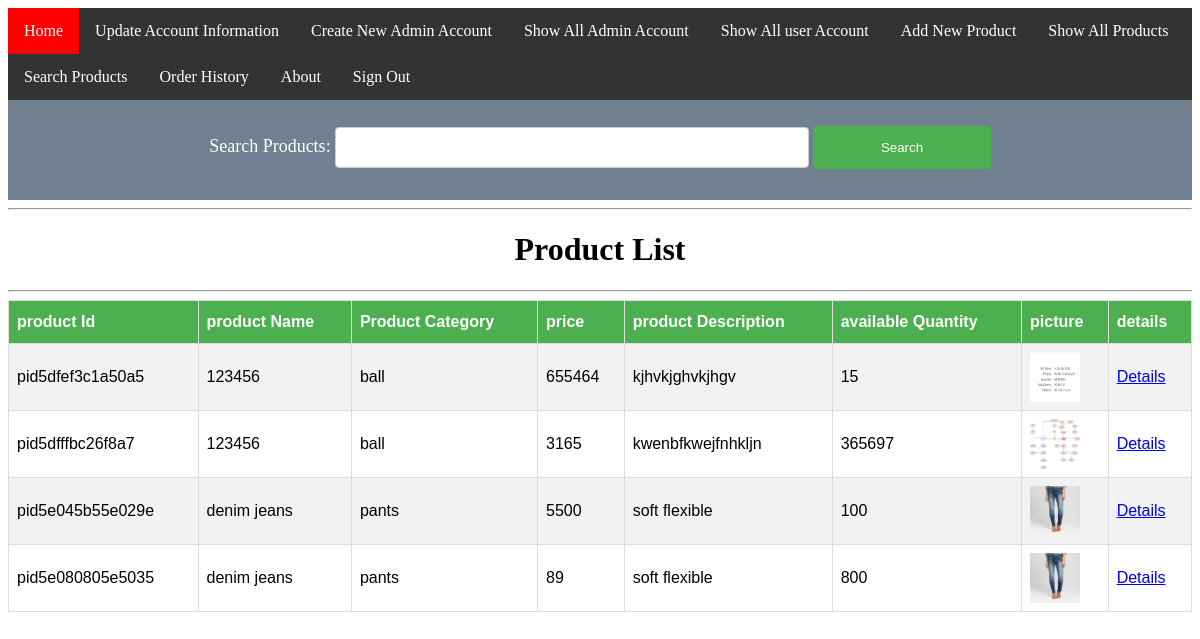
/product/ShowAll/showall.php (signed in), run on the app's committed database.
### tables this page shows
CREATE TABLE `product` (
  `productId` varchar(100) NOT NULL,
  `productName` varchar(100) NOT NULL,
  `ProductCategory` varchar(100) NOT NULL,
  `price` varchar(50) NOT NULL,
  `productDescription` varchar(250) NOT NULL,
  `availableQuantity` varchar(50) NOT NULL,
  `picture` varchar(150) NOT NULL
);

### product/lib.php (called while the page is built, shortened)
<?php
function loadFromMySQL($sql){
	$conn = mysqli_connect("localhost", "root", "","onlineshop");
	$result = mysqli_query($conn, $sql)or die(mysqli_error($conn));
	$data=array();
	while($row = mysqli_fetch_assoc($result)) {
		$ar=array();
		$ar["productId"]=$row["productId"];
		$ar["productName"]=$row["productName"];
		$ar["ProductCategory"]=$row["ProductCategory"];
		$ar["price"]=$row["price"];
		$ar["productDescription"]=$row["productDescription"];
		$ar["availableQuantity"]=$row["availableQuantity"];
		$ar["picture"]=$row["picture"];
		$data[]=$ar;
	}
}
?>

### product/ShowAll/showall.php (the view, shortened to what this page needs)
<?php
if(isset($_SESSION["isAdmin"]) && $_SESSION["isAdmin"]=="yes" )
{
?>
<html>
    <head>
    </head>
<body>
    <hr>
    <h1 align="center" >Product List</h1>
    <hr>
    <table  align="center" width=90% id="tab">
            <tr>
                <th>
                        product Id
                </th>
                <th>
                        product Name
                </th>
                <th>
                        Product Category
                </th>
                <th>
                        price
                </th>
                <th>
                        product Description
                </th>
                <th>
                        available Quantity
                </th>
                <th>
                        picture
                </th>
                <th>
                    details
                </th>
            </tr>
<?php
include("../lib.php");
$sql="select * from product ";
loadFromMySQL($sql);
     foreach($data as $v){
?>
     <tr>
     <td><?php echo $v["productId"]; ?></td>
     <td><?php echo $v["productName"]; ?></td>
     <td><?php echo $v["ProductCategory"]; ?></td>
     <td><?php echo $v["price"]; ?></td>
     <td><?php echo $v["productDescription"]; ?></td>
     <td><?php echo $v["availableQuantity"]; ?></td>
     <td>
         <img src="<?php echo $v['picture']; ?>" alt="picture missing" height="50px" width="50px">
     </td>
     <td>
         <?php
         $s="../details/details.php?productId=".$v["productId"];
         ?>
         <a href=<?php echo"$s";?> >Details</a>
     </td>
     </tr>
     <?php
     }
    ?>
    </table>
</body>
</html>
<?php
}
?>

### product/ShowAll/showall.php (style rules this page uses)
#tab { font-family: "Trebuchet MS", Arial, Helvetica, sans-serif; border-collapse: collapse; width: 100%; }
#tab td, #tab th { border: 1px solid #ddd; padding: 8px; }
#tab tr:nth-child(even) { background-color: #f2f2f2; }
#tab th { padding-top: 12px; padding-bottom: 12px; text-align: left; background-color: #4CAF50; color: white; }

### data on the page
product: productId "pid5dfef3c1a50a5", productName "123456", ProductCategory "ball", price "655464", productDescription "kjhvkjghvkjhgv", availableQuantity "15", picture (picture)
product: productId "pid5dfffbc26f8a7", productName "123456", ProductCategory "ball", price "3165", productDescription "kwenbfkwejfnhkljn", availableQuantity "365697", picture (picture)
product: productId "pid5e045b55e029e", productName "denim jeans", ProductCategory "pants", price "5500", productDescription "soft flexible", availableQuantity "100", picture (picture)
product: productId "pid5e080805e5035", productName "denim jeans", ProductCategory "pants", price "89", productDescription "soft flexible", availableQuantity "800", picture (picture)
